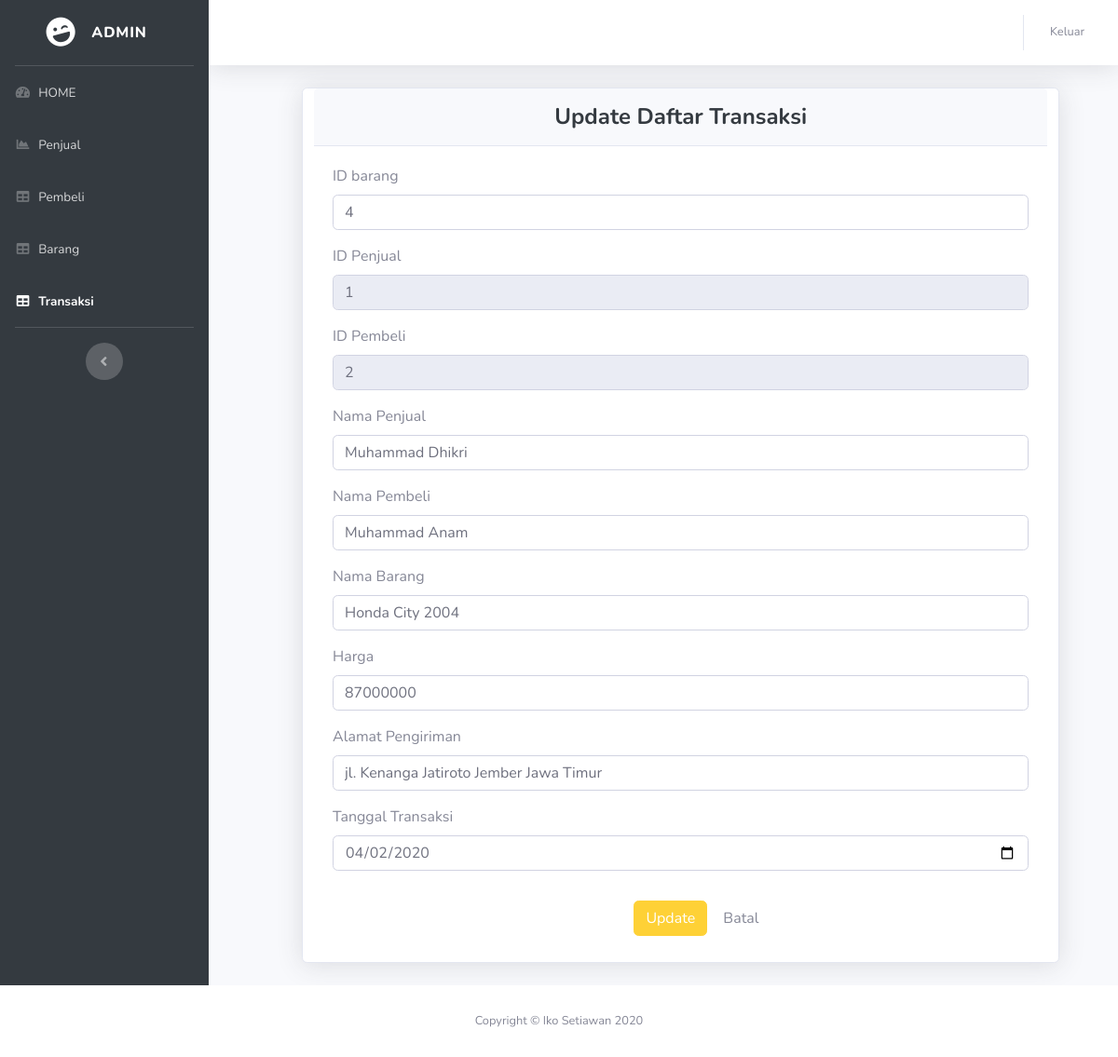
The app's page /Admin/updateTransaksi/1 with its own data.
### tables this page shows
CREATE TABLE `tb_transaksi` (
  `id_transaksi` int(11) NOT NULL,
  `id_barang` int(11) NOT NULL,
  `id_penjual` int(11) NOT NULL,
  `id_pembeli` int(11) NOT NULL,
  `nama_penjual` varchar(64) NOT NULL,
  `nama_pembeli` varchar(64) NOT NULL,
  `nama_barang` varchar(128) NOT NULL,
  `harga` bigint(255) NOT NULL,
  `alamat_pengiriman` varchar(256) NOT NULL,
  `tanggal` date NOT NULL
);

### application/controllers/Admin.php (called while the page is built, shortened)
<?php
class Admin extends CI_Controller
{
    public function __construct()
    {
        $this->load->model('M_penjual');
        $this->load->model('M_pembeli');
        $this->load->model('M_barang');
        $this->load->model('m_transaksi');
        $this->load->library('dompdf_gen');
        $this->load->library('form_validation');
    }
    public function updateTransaksi($id)
    {
        $data['judul'] = "Update Data Transaksi ";
        $data['transaksi'] = $this->m_transaksi->getTransaksiById($id);
        $this->form_validation->set_rules('id_barang', 'ID_barang', 'required');
        $this->form_validation->set_rules('id_penjual', 'ID_penjual', 'required');
        $this->form_validation->set_rules('id_pembeli', 'ID_pembeli', 'required');
        $this->form_validation->set_rules('nama_penjual', 'Nama_penjual', 'required');
        $this->form_validation->set_rules('nama_pembeli', 'Nama_pembeli', 'required');
        $this->form_validation->set_rules('nama_barang', 'Nama_barang', 'required');
        $this->form_validation->set_rules('harga', 'Harga', 'required');
        $this->form_validation->set_rules('alamat_pengiriman', 'Alamat_pengiriman', 'required');
        $this->form_validation->set_rules('tanggal', 'Tanggal', 'required');
        if ($this->form_validation->run() == FALSE) {
            $this->load->view("admin/v_header", $data);
            $this->load->view('admin/transaksi/V_update_transaksi', $data);
            $this->load->view("admin/v_footer");
            $this->session->set_flashdata('message', 'Gagal diubah ! ');
        } else {
            $this->m_transaksi->ubahDatatransaksi();
            $this->session->set_flashdata('message', 'Berhasil diubah');
            redirect('Admin/tampilTransaksi');
        }
    }
}

### index.php (called while the page is built, shortened)
<?php
require_once BASEPATH.'core/CodeIgniter.php';

### application/models/m_transaksi.php (called while the page is built, shortened)
<?php
class M_transaksi extends CI_Model
{
    public function getTransaksiById($id)
    {
        return $this->db->get_where('tb_transaksi', ['id_transaksi' => $id])->row_array();
    }
}

### application/views/admin/transaksi/v_update_transaksi.php (the view, shortened to what this page needs)
<div id="wrapper">
    <ul class="navbar-nav bg-gradient-primary sidebar sidebar-dark accordion" id="accordionSidebar">
        <a class="sidebar-brand d-flex align-items-center justify-content-center" href="index.html">
            <div class="sidebar-brand-icon rotate-n-15">
                <i class="fas fa-laugh-wink"></i>
            </div>
            <div class="sidebar-brand-text mx-3">ADMIN</div>
        </a>
        <hr class="sidebar-divider my-0">
        <li class="nav-item">
            <a class="nav-link" href="<?= base_url(); ?>Admin">
                <i class="fas fa-fw fa-tachometer-alt"></i>
                <span>HOME</span></a>
        </li>
        <li class="nav-item">
            <a class="nav-link" href="<?= base_url(); ?>Admin/tampilPenjual">
                <i class="fas fa-fw fa-chart-area"></i>
                <span>Penjual </span></a>
        </li>
        <li class="nav-item">
            <a class="nav-link" href="<?= base_url(); ?>Admin/tampilPembeli">
                <i class="fas fa-fw fa-table"></i>
                <span>Pembeli</span></a>
        </li>
        <li class="nav-item">
            <a class="nav-link" href="<?= base_url(); ?>Admin/tampilBarang">
                <i class="fas fa-fw fa-table"></i>
                <span>Barang</span></a>
        </li>
        <li class="nav-item active">
            <a class="nav-link" href="<?= base_url(); ?>Admin/tampilTransaksi">
                <i class="fas fa-fw fa-table"></i>
                <span>Transaksi</span></a>
        </li>
        <hr class="sidebar-divider d-none d-md-block">
        <div class="text-center d-none d-md-inline">
            <button class="rounded-circle border-0" id="sidebarToggle"></button>
        </div>
    </ul>
    <div id="content-wrapper" class="d-flex flex-column">
        <div id="content">
            <nav class="navbar navbar-expand navbar-light bg-white topbar mb-4 static-top shadow">
                <ul class="navbar-nav ml-auto">
                    <li class="nav-item dropdown no-arrow">
                        <a class="nav-link dropdown-toggle" href="#" data-toggle="modal" data-target="#logoutModal">
                            <span class="mr-2 d-none d-lg-inline text-gray-600 small">Keluar</span>
                        </a>
                    </li>
                </ul>
            </nav>
            <div class="card shadow mb-4 col-sm-10" style="margin-left: 100px;">
                <div class="card-header py-3">
                    <h4 class="m-0 font-weight-bold text-primary text-center">Update Daftar Transaksi </h4>
                </div>
                <div class="card-body">
                    <form method="post">
                        <div class="form-group">
                            <label for="id_barang">ID barang</label>
                            <input type="text" name="id_barang" class="form-control" id="id_barang" value="<?= $transaksi['id_barang']; ?>">
                        </div>
                        <div class="form-group">
                            <label for="id_penjual">ID Penjual</label>
                            <input type="text" name="id_penjual" class="form-control" id="id_penjual" value="<?= $transaksi['id_penjual']; ?>" readonly="true">
                        </div>
                        <div class="form-group">
                            <label for="id_pembeli">ID Pembeli</label>
                            <input type="text" name="id_pembeli" class="form-control" id="id_pembeli" value="<?= $transaksi['id_pembeli']; ?>" readonly="true">
                        </div>
                        <div class="form-group">
                            <label for="nama_penjual">Nama Penjual</label>
                            <input type="text" name="nama_penjual" class="form-control" id="nama_penjual" value="<?= $transaksi['nama_penjual']; ?>">
                        </div>
                        <div class="form-group">
                            <label for="nama_pembeli">Nama Pembeli</label>
                            <input type="text" name="nama_pembeli" class="form-control" id="nama_pembeli" value="<?= $transaksi['nama_pembeli']; ?>">
                        </div>
                        <div class="form-group">
                            <label for="nama_barang">Nama Barang</label>
                            <input type="text" name="nama_barang" class="form-control" id="nama_barang" value="<?= $transaksi['nama_barang']; ?>" />
                        </div>
                        <div class="form-group">
                            <label for="harga">Harga</label>
                            <input type="text" name="harga" class="form-control" id="harga" value="<?= $transaksi['harga']; ?>" />
                        </div>
                        <div class="form-group">
                            <label for="alamat_pengiriman">Alamat Pengiriman</label>
                            <input type="text" name="alamat_pengiriman" class="form-control" id="alamat_pengiriman" value="<?= $transaksi['alamat_pengiriman']; ?>" />
                        </div>
                        <div class="form-group">
                            <label for="tanggal">Tanggal Transaksi</label>
                            <input type="date" name="tanggal" class="form-control" id="tanggal" value="<?= $transaksi['tanggal']; ?>" />
                        </div>
                        <div class="col-sm-4 offset-5">
                            <button type="submit" name="ubah" class="btn btn-primary mt-3 mb-2"> Update </button>
                    </form>
                    <a class="btn mt-3 mb-2 mr-4" href="<?= base_url() ?>admin/tampilPenjual"> Batal </a>
                </div>
            </div>
        </div>
    </div>
</div>

### records on screen
tb_transaksi: id_barang "4", id_penjual "1", id_pembeli "2", nama_penjual "Muhammad Dhikri", nama_pembeli "Muhammad Anam", nama_barang "Honda City 2004", harga "87000000", alamat_pengiriman "jl. Kenanga Jatiroto Jember Jawa Timur", tanggal "04/02/2020"
